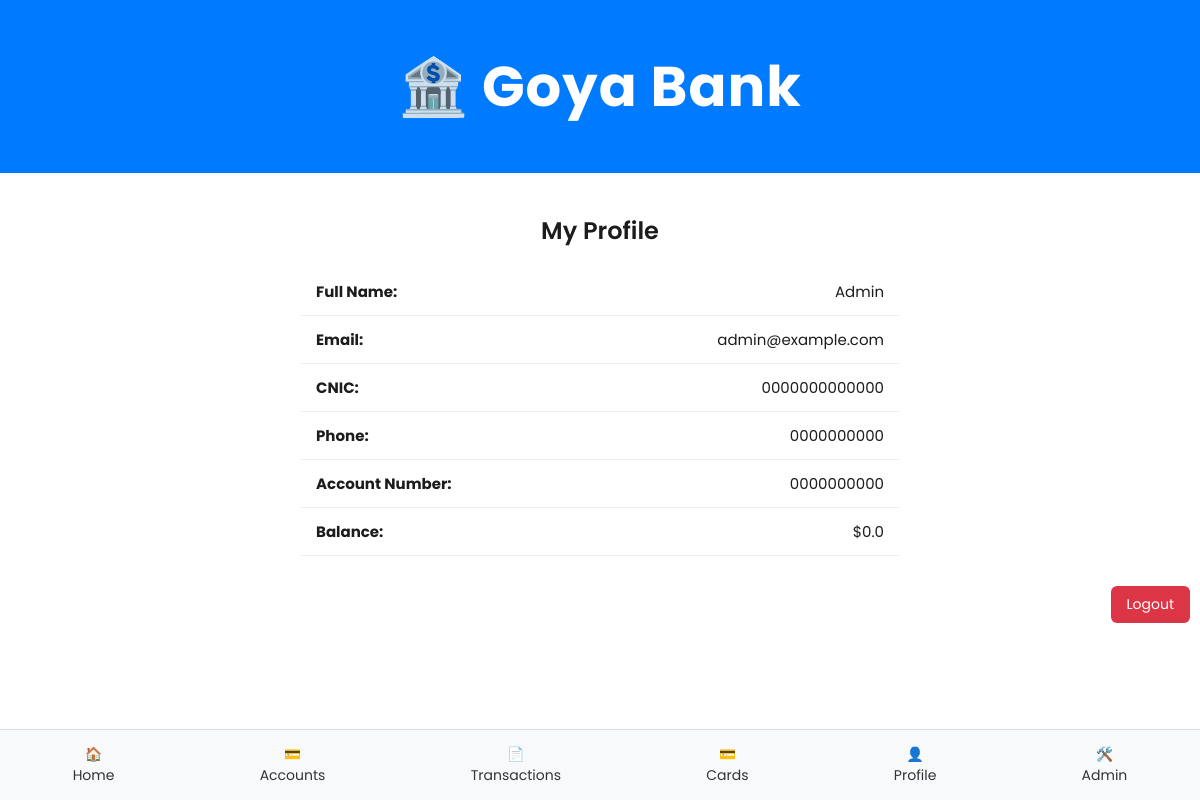
The page /profile (signed in) on the database its author committed.
### app/models.py (models this page shows, shortened)
class User(db.Model, UserMixin):
    id = db.Column(db.Integer, primary_key=True)
    full_name = db.Column(db.String(100), nullable=False)
    cnic = db.Column(db.String(15), unique=True, nullable=False)
    email = db.Column(db.String(120), unique=True, nullable=False)
    phone = db.Column(db.String(20), nullable=False)
    password = db.Column(db.String(60), nullable=False)
    balance = db.Column(db.Float, default=0.0)
    account_number = db.Column(db.String(12), unique=True, nullable=False)
    is_admin = db.Column(db.Boolean, default=False)

### app/routes.py (the view)
@main.route('/profile')
@login_required
def profile():
    return render_template('profile.html', user=current_user)

### app/models.py (called while the page is built)
@login_manager.user_loader
def load_user(user_id):
    return User.query.get(int(user_id))

### app/templates/profile.html
{% extends "layout.html" %}
{% block content %}
<h2>My Profile</h2>
<ul>
    <li><strong>Full Name:</strong> {{ user.full_name }}</li>
    <li><strong>Email:</strong> {{ user.email }}</li>
    <li><strong>CNIC:</strong> {{ user.cnic }}</li>
    <li><strong>Phone:</strong> {{ user.phone }}</li>
    <li><strong>Account Number:</strong> {{ user.account_number }}</li>
    <li><strong>Balance:</strong> ${{ user.balance }}</li>
</ul>
{% endblock %}

### app/static/style.css (style rules this page uses)
body { font-family: 'Poppins', 'Segoe UI', Tahoma, Geneva, Verdana, sans-serif; background-color: #ffffff; margin: 0; padding: 0; color: #1c1c1c; }
h1, h2 { text-align: center; margin: 20px 0; }
h2 { font-size: 24px; font-weight: 600; }
ul { list-style: none; padding: 0; margin: 0; }
ul li { padding: 12px 16px; border-bottom: 1px solid #eee; display: flex; justify-content: space-between; align-items: center; font-size: 15px; }

### rows shown on the page
User: full_name "Admin", email "admin@example.com", cnic "0000000000000", phone "0000000000", account_number "0000000000", balance "0.0"
